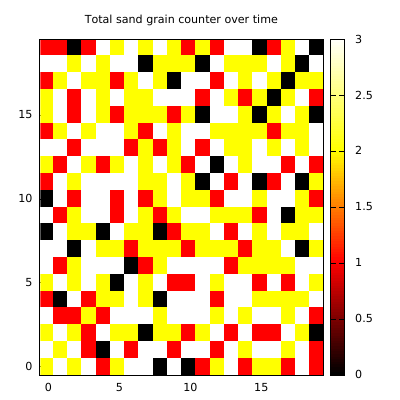

Reproduce this figure in gnuplot.
# Use this as a template to graph results
set terminal pdf size 4,4
set output 'sandpile.pdf'
set title  "Total sand grain counter over time"

set palette rgb 21,22,23

set autoscale xfix
set autoscale yfix
set autoscale cbfix

plot 'sandpile.dat' matrix with image notitle
